Frame 1 (no input): blank canvas, image omitted
Frame 60 (the mouse pressed at the canvas centre just before this capture): blank canvas, image omitted
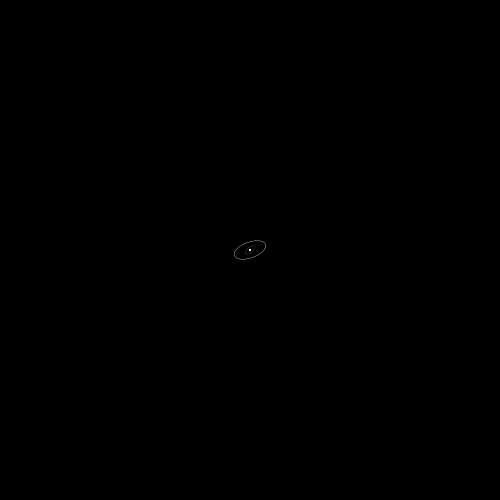
Frame 120 (the mouse held since frame 60 and released just before this capture)

The Processing sketch whose frames 1 and 60 were blank and that drew this single picture after the mouse press (run headless with seeded random() and noise(); from frame 60 on, the mouse is pressed at the canvas centre):

// Processing sketch: processing_60462
// ── processing_60462.pde

float r = 0;

void setup() {
  size(500, 500);  
  stroke(255);
  noFill();
  frameRate(18);
}

void draw() {
  background(0);
  translate(width/2, height/2);
  for (int i=0; i<20; i++) {
    rotate(r);
    scale(sin(r));
    ellipse(0, 0, 100, 50);
  }
  r += 0.05f;
}
